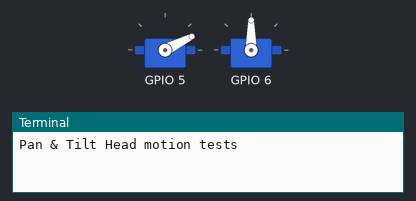
A program run on a simulated Raspberry Pi (BCM pin numbers). Shown: 2 × servo, the last lines printed to the terminal. Servo angles are drawn from the pulse width (0.5 ms = 0°, 2.5 ms = 180°); the clock reads 2024-03-15 10:24:30 at power-on unless the program sets it. At 18.0 s the program stops and its outputs stay as they are.

Above: at 0.1 s.
At 8.1 s:
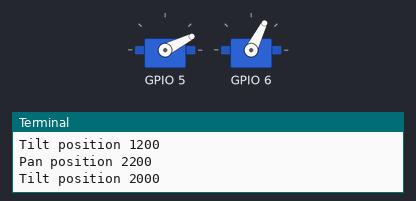
At 12.1 s:
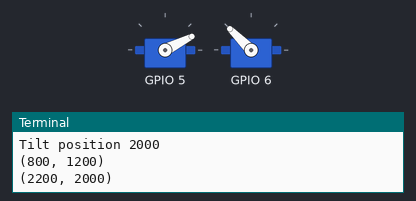
At 16.1 s:
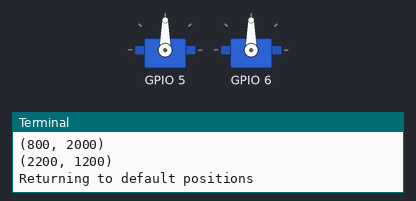
Timing chart, 0 to 17.6 s (numbered marks = the images above):
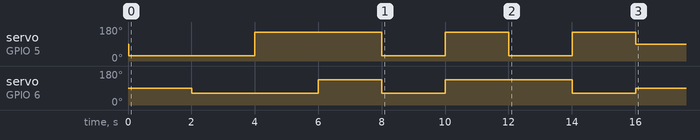

The program:

PTHeadCtrl.py
```python
# (licence header left out)
# Library to control the Pan & Tilt Head

import time # Standard time & date functions
from PWMServoClass import PWM_Servo # Class to control a PWM Servo

# PWM servo parameters
num_PWM_servos = 2 # Number of servos of this type on the robot
PWM_offsets = (0,0) # The PWM servos have no internal memory so the offsets have to be set here

pan = 0 # Environment variables
tilt = 1
PTHead = ()

# 9克舵机的转动范围0~180度，对应的PWM值为 500~2500
# The rotation range of 9g PTHead is 0~180 degrees = PWM 500~2500 pulses

# Create the servo objects on channels 7 & 8 on the expansion board
# PTHead rotation needs to be constrained to prevent clashing with the hexapod chassis
def init(pi):
    global PTHead
    pan_servo = PWM_Servo(pi, 5, min_width=800, max_width=2200, offset=PWM_offsets[1], control_speed=True)   # 8
    tilt_servo = PWM_Servo(pi, 6, min_width=1200, max_width=2000, offset=PWM_offsets[0], control_speed=True) # 扩展板上的7

    # 初始化云台舵机 Initialize Pan & Tilt Head
    PTHead = (pan_servo, tilt_servo) # Save Pan & Tilt Head objects

def setPWMServo(id, pos, tim=0): # Move a servo
    PTHead[id].setPosition(pos, tim)

def getPWMServo(id): # Return estimated servo position
    return PTHead[id].Position

def setPWMOffset(id, offset): # Calibaration offset
    PTHead[id].Offset = offset # Set calibration offset

def getPMWOffset(id): # Return servo calibration offset
    return PTHead[id].Offset

def setPTHpos(pan_pos, tilt_pos, tim=0): # Set the PTHead to given positions
    setPWMServo(pan, pan_pos, tim)
    setPWMServo(tilt, tilt_pos, tim)

def setPTHcentre(): # Return the PTHead to default positions
    setPWMServo(pan, PTHead[pan].default_pos)
    setPWMServo(tilt, PTHead[tilt].default_pos)

def getPTHpos(): # Return the estimated head position as a 2 element tuple
    return (PTHead[pan].Position, PTHead[tilt].Position)

def setPTHoffsets(offsets): # Calibaration offset
    setPWMOffset(pan,offsets[pan]) # Set calibration offset
    setPWMOffset(tilt, offsets[tilt]) # Set calibration offset

def getPTHoffsets(): # Return the head PWM_offsets as a 2 element tuple
    return (PTHead[pan].Offset, PTHead[tilt].Offset)

if __name__ == '__main__':
    import pigpio # Standard Raspberry Pi GPIO library
    pi = pigpio.pi() # Create a Raspberry Pi object
    init(pi) # Create Pan & Tilt Head

    print("Pan & Tilt Head motion tests")
    setPWMServo(pan, PTHead[pan].Min, 500)
    time.sleep(2)
    print("Pan position " + str(getPWMServo(pan)))
    setPWMServo(tilt, PTHead[tilt].Min, 500)
    time.sleep(2)
    print("Tilt position " + str(getPWMServo(tilt)))
    setPWMServo(pan, PTHead[pan].Max, 500)
    time.sleep(2)
    print("Pan position " + str(getPWMServo(pan)))
    setPWMServo(tilt, PTHead[tilt].Max, 500)
    time.sleep(2)
    print("Tilt position " + str(getPWMServo(tilt)))

    setPTHpos(PTHead[pan].Min, PTHead[tilt].Min, tim=500)
    time.sleep(2)
    print(getPTHpos())
    setPTHpos(PTHead[pan].Max, PTHead[tilt].Max, tim=500)
    time.sleep(2)
    print(getPTHpos())
    setPTHpos(PTHead[pan].Min, PTHead[tilt].Max, tim=500)
    time.sleep(2)
    print(getPTHpos())
    setPTHpos(PTHead[pan].Max, PTHead[tilt].Min, tim=500)
    time.sleep(2)
    print(getPTHpos())

    print ("Returning to default positions")
    setPTHcentre()
    time.sleep(2)
    print(getPTHpos())
    print("Pan & Tilt Head mobility tests complete!")
```

PWMServoClass.py
```python
# (licence header left out)
# Class to control the PWM Servo

import threading # Standard multi-tasking library
import time # Standard date & time library

class PWM_Servo(object): # Class to define & control a PWM Servo
    # PWM servo parameters
    servo_type = "generic" # Manufacturer/model of the servo
    rotate_limits = (500, 2500) # Miminum & maximum number of pulses for full defection
    time_limits = (20, 5000) # Minimum & maximum time to reach destination
    offset_limits = (-300, 300) # Minimum & maximum offset values
    PWMfreq = 50 # PWM frequency
    stepTime = 20 # Time for a iteration step, in milliseconds
    default_pos = 1500 # The default position for straight ahead

    def __init__(self, pi, pin, freq=PWMfreq, min_width=rotate_limits[0], max_width=rotate_limits[1], offset=0, control_speed=False):
        self.pi = pi # Attach the servo to the Raspberry Pi
        self.SPin = pin # Channel to control servo. The GPIO pin in our case
        self.Position = PWM_Servo.default_pos # The current position, firstly the straight-ahead position
        self.positionSet = self.Position # The next position to move to
        self.Freq = freq # The PWM carrier frequency
        self.Min = min_width # Minimum PWM pulses for full deflection
        self.Max = max_width # Maximum PWM pulses for full deflection
        self.Offset = offset # Calibration offset
        self.Mintime = PWM_Servo.time_limits[0] # Minimum time to destination
        self.Maxtime = PWM_Servo.time_limits[1] # Maximum time to destination
        self.stepTime = PWM_Servo.stepTime # Time for a iteration step, in milliseconds
        self.positionInc = 0.0 # How many pulses to move in a step
        self.Time = 0 # Time duration of the movement
        self.incTimes = 1 # How many time steps to reach destination
        self.prev = time.time() # Placeholder for pause time stamp
        self.speedControl = False # Whether speed control is required

        self.pi.set_PWM_range(self.SPin, int(1000000 / self.Freq)) # Range of values for duty cycle
        self.pi.set_PWM_frequency(self.SPin, self.Freq) # Set PWM carrier frequency
        self.pi.set_PWM_dutycycle(self.SPin, self.Position + self.Offset) # Initialise position

        if self.speedControl is True: # If speed control is required start a multi-tasking thread
            t1 = threading.Thread(target=PWM_Servo.updatePosition, args=(self,))
            t1.setDaemon(True)
            t1.start()

    def setPosition(self, pos, tim=0): # Move the servo
        if pos < self.Min or pos > self.Max: # Validate the position value
            print("Invalid position value " + str(pos))
            return "pos"

        self.positionSet = pos # Set the next position flag

        if not self.speedControl: tim = 0 # If speed control is not required
        if tim == 0:
            self.Position = pos # Update the current position
            self.pi.set_PWM_dutycycle(self.SPin, self.Position + self.Offset) # Move the servo
        else:
            if tim < self.Mintime: # Don't change to max/min, this is faster
                self.Time = self.Mintime # Clamp the time to the limits
            elif tim > self.Maxtime:
                self.Time = self.Maxtime
            else:
                self.Time = tim
# The multi-tasking thread will pick up that the current position doesn't match the
# desired position & activate
        return True

    def updatePosition(self): # This is the code for the multi-tasking thread
        while True: # If speed control is required
            if self.Position != self.positionSet: # If the desired position is not the current position
                self.incTimes = int(self.Time / self.stepTime)
                if self.incTimes == 0: self.incTimes = 1
                # The number of steps is time-to-destination / time-for-a-step
                self.positionInc = int((self.positionSet - self.Position) / self.incTimes)
                # Pulses per step

                for i in range (self.incTimes): # Loop to add a step increment each iteration
                    self.prev = time.time() # To the current position
                    self.Position += self.positionInc
                    self.pi.set_PWM_dutycycle(self.SPin, self.Position + self.Offset) # Move the servo
                    time.sleep(max(0, 0.02 - (time.time() - self.prev))) # Work out the pause

                self.Time = self.Mintime # Set the duration to the minimum to mop up the error

if __name__ == '__main__':
    import pigpio # Standard Raspberry Pi GPIO library
    pi = pigpio.pi() # Create a Raspberry Pi object

    pan = PWM_Servo(pi, 5, min_width=800, max_width=2200, offset=0) #, control_speed=True)
    tilt = PWM_Servo(pi, 6, min_width=1200, max_width=2000, offset=0) # , control_speed=True)

    tilt.setPosition(tilt.default_pos)
    pan.setPosition(pan.default_pos)
    print("Middle Middle")
    time.sleep(1)

    tilt.setPosition(tilt.Min, 500) # Full down
    print("Middle Down")
    time.sleep(1)
    tilt.setPosition(tilt.Max, 500) # Full up
    print("Middle Up")
    time.sleep(1)
    tilt.setPosition(tilt.default_pos, 500)
    print("Middle Middle")
    time.sleep(1)

    pan.setPosition(pan.Min, 500) # Full right
    print("Right Middle")
    time.sleep(1)
    pan.setPosition(pan.Max, 500) # Full left
    print("Left Middle")
    time.sleep(1)
    print("Middle Middle")
    pan.setPosition(pan.default_pos, 500)
```
